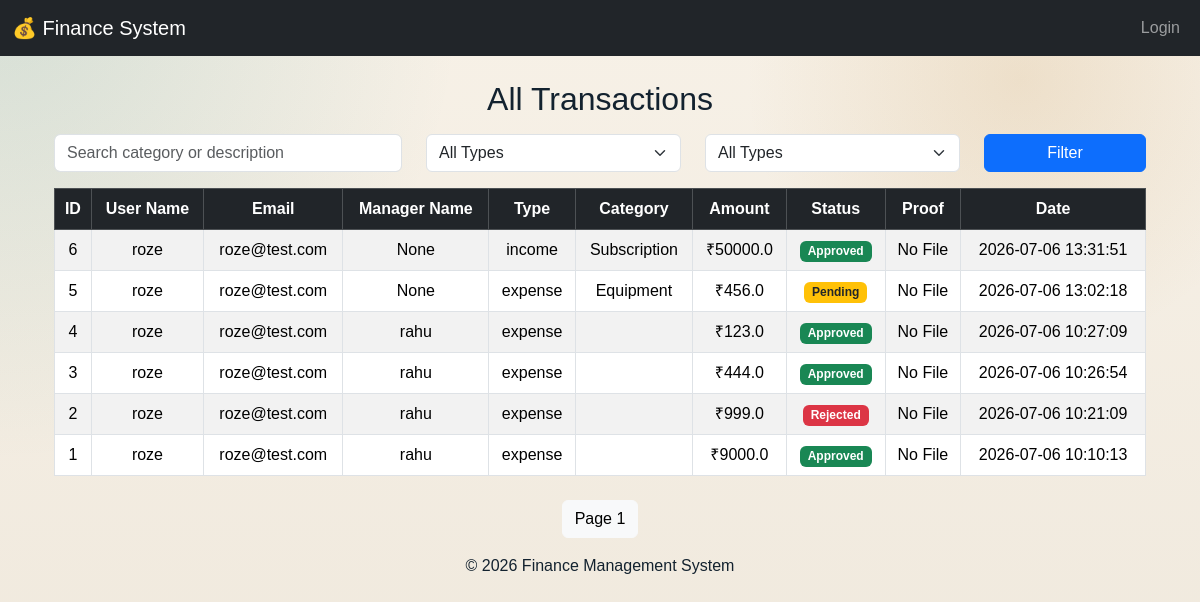
The app's page /admin/dashboard with its own data.
### tables this page shows
CREATE TABLE transactions (
    id INTEGER PRIMARY KEY AUTOINCREMENT,
    user_id INTEGER NOT NULL,
    customer_id INTEGER,
    amount REAL NOT NULL,
    type TEXT CHECK(type IN ('income', 'expense')) NOT NULL,
    category TEXT,
    description TEXT,
    proof TEXT,
    status TEXT CHECK(status IN ('pending', 'approved', 'rejected')) DEFAULT 'pending',
    approved_by INTEGER,
    created_at TIMESTAMP DEFAULT CURRENT_TIMESTAMP,

    FOREIGN KEY (user_id) REFERENCES users(id),
    FOREIGN KEY (customer_id) REFERENCES customers(id),
    FOREIGN KEY (approved_by) REFERENCES users(id)
);

CREATE TABLE users (
    id INTEGER PRIMARY KEY AUTOINCREMENT,
    name TEXT NOT NULL,
    email TEXT UNIQUE NOT NULL,
    password TEXT NOT NULL,
    role TEXT CHECK(role IN ('admin', 'manager', 'employee')) NOT NULL,
    manager_id INTEGER,
    FOREIGN KEY (manager_id) REFERENCES users(id));

### app.py (the view)
@app.route("/admin/dashboard")
def viewtransactions():
    search = request.args.get("search", "")
    type_filter = request.args.get("type", "")
    status_filter = request.args.get("status", "")
    page = request.args.get("page", 1, type=int)
    per_page = 10
    limit = per_page + 1
    offset = (page - 1) * per_page
    conn = get_db_connection()
    query = """
    SELECT
        t.*,
        u.name as user_name,
        u.email as user_email,
        m.name AS manager_name
    FROM transactions t
    JOIN users u ON t.user_id = u.id
    LEFT JOIN users m ON t.approved_by = m.id
    WHERE 1=1
    """
    params = []
    if search:
        query += """
        AND (u.name LIKE ? OR u.email LIKE ? OR t.category LIKE ? OR t.description LIKE ?) """
        params.extend([f"%{search}%", f"%{search}%", f"%{search}%", f"%{search}%"])
    if type_filter:
        query += " AND LOWER(t.type) = ?"
        params.append(type_filter.lower())
    if status_filter:
        query += " AND LOWER(t.status) = ?"
        params.append(status_filter.lower())
    query += " ORDER BY t.created_at DESC LIMIT ? OFFSET ?"
    params.extend([limit, offset])
    transactions = conn.execute(query, params).fetchall()
    has_next = len(transactions) > per_page
    transactions = transactions[:per_page]
    conn.close()
    return render_template(
    "admin/dashboard.html",
    transactions=transactions,
    page=page,
    search=search,
    has_next=has_next,
    type=type_filter,
    status=status_filter
)

### app.py (called while the page is built)
def get_db_connection():
    conn = sqlite3.connect("finance.db")
    conn.row_factory = sqlite3.Row
    return conn

### templates/admin/dashboard.html (shortened to what this page needs)
{% extends "layout.html" %}
{% block main %}
<div class="container mt-4">
    <h2 class="mb-3 text-center">All Transactions</h2>
    <form method="get" class="row mb-3">
        <div class="col-md-4">
            <input type="text" name="search" class="form-control"
                   placeholder="Search category or description"
                   value="{{ search }}">
        </div>
        <div class="col-md-3">
            <select name="type" class="form-select">
                <option value="">All Types</option>
            </select>
        </div>
        <div class="col-md-3">
            <select name="status" class="form-select">
                <option value="">All Types</option>
            </select>
        </div>
        <div class="col-md-2">
            <button type="submit" class="btn btn-primary w-100">Filter</button>
        </div>
    </form>
    <table class="table table-bordered table-striped text-center">
        <thead class="table-dark">
            <tr>
                <th>ID</th>
                <th>User Name</th>
                <th>Email</th>
                <th>Manager Name</th>
                <th>Type</th>
                <th>Category</th>
                <th>Amount</th>
                <th>Status</th>
                <th>Proof</th>
                <th>Date</th>
            </tr>
        </thead>
        <tbody>
            {% for transaction in transactions %}
            <tr>
                <td>{{ transaction.id }}</td>
                <td>{{transaction.user_name}}</td>
                <td>{{ transaction.user_email }}</td>
                <td>{{transaction.manager_name}}</td>
                <td>{{ transaction.type }}</td>
                <td>{{ transaction.category }}</td>
                <td>₹{{ transaction.amount }}</td>
                <td>
                    {% if transaction.status == "approved" %}
                        <span class="badge bg-success">Approved</span>
                    {% elif transaction.status == "pending" %}
                        <span class="badge bg-warning text-dark">Pending</span>
                    {% else %}
                        <span class="badge bg-danger">Rejected</span>
                    {% endif %}
                </td>
                <td>
                    {% if transaction.proof %}
                        <a href="{{ url_for('static', filename='uploads/' + transaction.proof) }}" target="_blank" class="btn btn-sm btn-primary">
                            View
                        </a>
                    {% else %}
                        No File
                    {% endif %}
                </td>
                <td>{{ transaction.created_at }}</td>
            </tr>
            {% endfor %}
        </tbody>
    </table>
    <div class="d-flex justify-content-center mt-4">
    <span class="btn btn-light">Page {{ page }}</span>
</div>
</div>
{% endblock %}

### static/styles.css (style rules this page uses)
:root { --bg: #f3eee6; --bg-soft: #fbf7f2; --surface: rgba(255, 255, 255, 0.82); --surface-strong: rgba(255, 255, 255, 0.94); --ink: #13222f; --ink-soft: #5f7080; --line: rgba(19, 34, 47, 0.1); --navy: #16324f; --teal: #0f766e; --amber: #b7791f; --danger: #b4534b; --success: #2f855a; --shadow: 0 22px 50px rgba(17, 32, 49, 0.12); }
* { box-sizing: border-box; }
html { min-height: 100%; }
body { margin: 0; min-height: 100vh; font-family: "IBM Plex Sans", sans-serif; color: var(--ink); background: radial-gradient(circle at top left, rgba(15, 118, 110, 0.14), transparent 32%), radial-gradient(circle at 85% 10%, rgba(183, 121, 31, 0.14), transparent 22%), linear-gradient(180deg, #f7f1e7 0%, #efe8dc 100%); }
button, input, select, textarea { font: inherit; }

### records on screen
transactions: status "Approved"
transactions: status "Pending"
transactions: status "Approved"
transactions: status "Approved"
transactions: status "Rejected"
transactions: status "Approved"

### other values on screen
{{ page }} "1"
